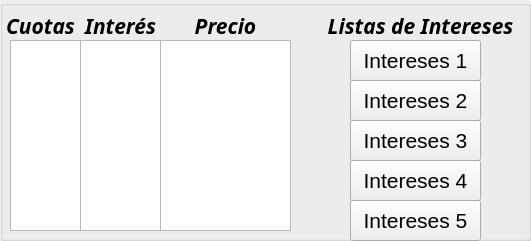
   <widget class="QGroupBox" name="groupBox_3">
    <property name="geometry">
     <rect>
      <x>820</x>
      <y>140</y>
      <width>531</width>
      <height>241</height>
     </rect>
    </property>
    <property name="font">
     <font>
      <pointsize>16</pointsize>
     </font>
    </property>
    <property name="title">
     <string/>
    </property>
    <widget class="QListWidget" name="list_Cuotas">
     <property name="geometry">
      <rect>
       <x>10</x>
       <y>40</y>
       <width>71</width>
       <height>191</height>
      </rect>
     </property>
     <property name="font">
      <font>
       <pointsize>14</pointsize>
      </font>
     </property>
    </widget>
    <widget class="QListWidget" name="list_Interes">
     <property name="geometry">
      <rect>
       <x>80</x>
       <y>40</y>
       <width>81</width>
       <height>191</height>
      </rect>
     </property>
     <property name="font">
      <font>
       <pointsize>14</pointsize>
      </font>
     </property>
     <property name="toolTip">
      <string>&lt;html&gt;&lt;head/&gt;&lt;body&gt;&lt;p&gt;Doble clic y editamos su interés (Ajusta el Precio automáticamente)&lt;/p&gt;&lt;/body&gt;&lt;/html&gt;</string>
     </property>
    </widget>
    <widget class="QListWidget" name="list_Pcio_Ctas">
     <property name="geometry">
      <rect>
       <x>160</x>
       <y>40</y>
       <width>131</width>
       <height>191</height>
      </rect>
     </property>
     <property name="font">
      <font>
       <pointsize>14</pointsize>
      </font>
     </property>
     <property name="toolTip">
      <string>&lt;html&gt;&lt;head/&gt;&lt;body&gt;&lt;p&gt;Doble clic y editamos el precio (Ajusta el interés automáticamente)&lt;/p&gt;&lt;/body&gt;&lt;/html&gt;</string>
     </property>
     <property name="autoScroll">
      <bool>false</bool>
     </property>
    </widget>
    <widget class="QPushButton" name="push_Int1">
     <property name="geometry">
      <rect>
       <x>350</x>
       <y>40</y>
       <width>131</width>
       <height>41</height>
      </rect>
     </property>
     <property name="text">
      <string>Intereses 1</string>
     </property>
    </widget>
    <widget class="QPushButton" name="push_Int2">
     <property name="geometry">
      <rect>
       <x>350</x>
       <y>80</y>
       <width>131</width>
       <height>41</height>
      </rect>
     </property>
     <property name="text">
      <string>Intereses 2</string>
     </property>
    </widget>
    <widget class="QPushButton" name="push_Int3">
     <property name="geometry">
      <rect>
       <x>350</x>
       <y>120</y>
       <width>131</width>
       <height>41</height>
      </rect>
     </property>
     <property name="text">
      <string>Intereses 3</string>
     </property>
    </widget>
    <widget class="QPushButton" name="push_Int4">
     <property name="geometry">
      <rect>
       <x>350</x>
       <y>160</y>
       <width>131</width>
       <height>41</height>
      </rect>
     </property>
     <property name="text">
      <string>Intereses 4</string>
     </property>
    </widget>
    <widget class="QPushButton" name="push_Int5">
     <property name="geometry">
      <rect>
       <x>350</x>
       <y>200</y>
       <width>131</width>
       <height>41</height>
      </rect>
     </property>
     <property name="text">
      <string>Intereses 5</string>
     </property>
    </widget>
    <widget class="QLabel" name="label_24">
     <property name="geometry">
      <rect>
       <x>320</x>
       <y>10</y>
       <width>201</width>
       <height>31</height>
      </rect>
     </property>
     <property name="font">
      <font>
       <family>Javanese Text</family>
       <pointsize>16</pointsize>
       <weight>75</weight>
       <italic>true</italic>
       <bold>true</bold>
      </font>
     </property>
     <property name="text">
      <string>Listas de Intereses</string>
     </property>
     <property name="alignment">
      <set>Qt::AlignCenter</set>
     </property>
    </widget>
    <widget class="QLabel" name="label_22">
     <property name="geometry">
      <rect>
       <x>80</x>
       <y>10</y>
       <width>81</width>
       <height>31</height>
      </rect>
     </property>
     <property name="font">
      <font>
       <family>Javanese Text</family>
       <pointsize>16</pointsize>
       <weight>75</weight>
       <italic>true</italic>
       <bold>true</bold>
      </font>
     </property>
     <property name="text">
      <string>Interés</string>
     </property>
     <property name="alignment">
      <set>Qt::AlignCenter</set>
     </property>
    </widget>
    <widget class="QLabel" name="label_23">
     <property name="geometry">
      <rect>
       <x>180</x>
       <y>10</y>
       <width>91</width>
       <height>31</height>
      </rect>
     </property>
     <property name="font">
      <font>
       <family>Javanese Text</family>
       <pointsize>16</pointsize>
       <weight>75</weight>
       <italic>true</italic>
       <bold>true</bold>
      </font>
     </property>
     <property name="text">
      <string>Precio</string>
     </property>
     <property name="alignment">
      <set>Qt::AlignCenter</set>
     </property>
    </widget>
    <widget class="QLabel" name="label_21">
     <property name="geometry">
      <rect>
       <x>0</x>
       <y>10</y>
       <width>81</width>
       <height>31</height>
      </rect>
     </property>
     <property name="font">
      <font>
       <family>Javanese Text</family>
       <pointsize>16</pointsize>
       <weight>75</weight>
       <italic>true</italic>
       <bold>true</bold>
      </font>
     </property>
     <property name="text">
      <string>Cuotas</string>
     </property>
     <property name="alignment">
      <set>Qt::AlignCenter</set>
     </property>
    </widget>
    <zorder>list_Cuotas</zorder>
    <zorder>list_Interes</zorder>
    <zorder>list_Pcio_Ctas</zorder>
    <zorder>push_Int2</zorder>
    <zorder>push_Int3</zorder>
    <zorder>push_Int4</zorder>
    <zorder>push_Int5</zorder>
    <zorder>push_Int1</zorder>
    <zorder>label_24</zorder>
    <zorder>label_22</zorder>
    <zorder>label_23</zorder>
    <zorder>label_21</zorder>
   </widget>
